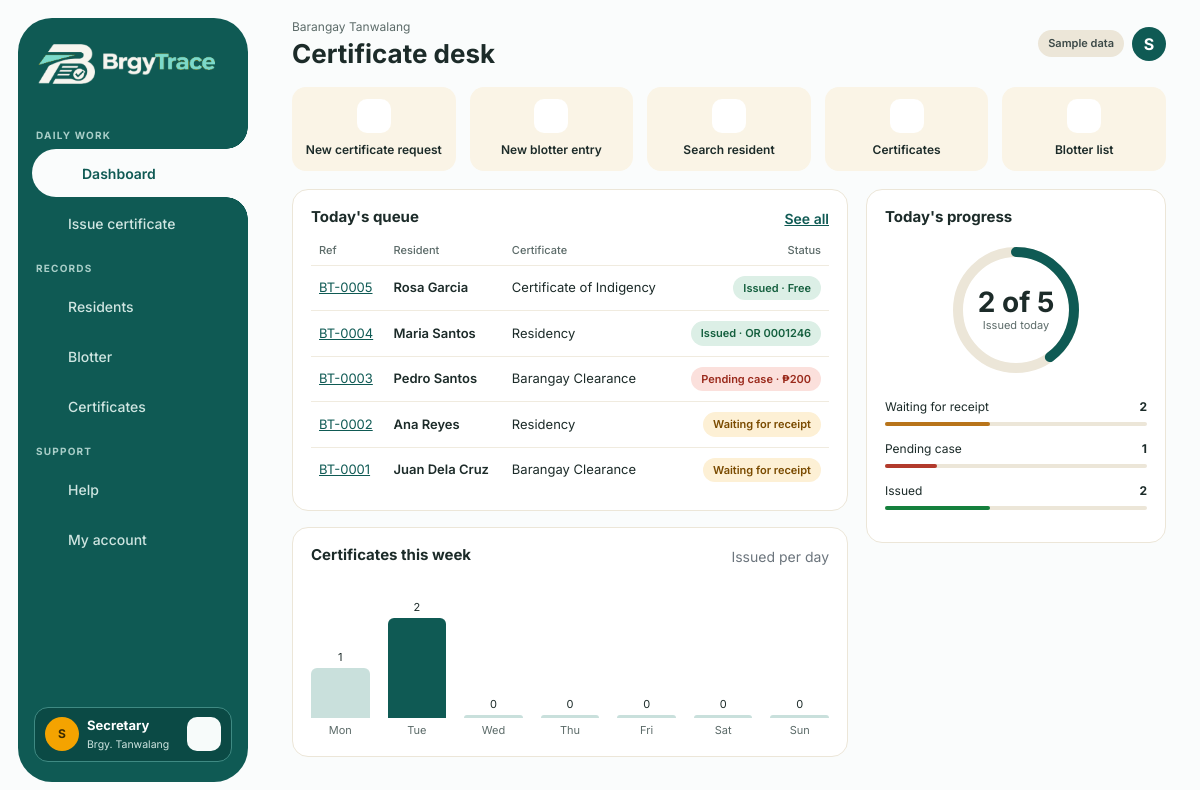
/dashboard.php (signed in), run on the app's committed database.
### tables this page shows
CREATE TABLE certificates (
  id INT AUTO_INCREMENT PRIMARY KEY,
  resident_id INT NOT NULL,
  cert_type VARCHAR(40) NOT NULL,
  template_id INT NULL,
  purpose VARCHAR(120) NOT NULL,
  fee DECIMAL(8,2) NOT NULL DEFAULT 0,
  has_pending_case TINYINT(1) NOT NULL DEFAULT 0,
  status ENUM('Waiting for receipt','Issued') NOT NULL DEFAULT 'Waiting for receipt',
  receipt_type ENUM('OR','Cash ticket') NULL,
  receipt_no VARCHAR(40) NULL UNIQUE,    
  receipt_date DATE NULL,
  created_by INT NULL,
  created_at DATETIME NOT NULL,
  issued_at DATETIME NULL,
  printed_at DATETIME NULL,
  INDEX (template_id),
  FOREIGN KEY (resident_id) REFERENCES residents(id),
  CONSTRAINT fk_certificates_template_id FOREIGN KEY (template_id) REFERENCES certificate_templates(id) ON DELETE RESTRICT
);

CREATE TABLE residents (
  id INT AUTO_INCREMENT PRIMARY KEY,
  last_name VARCHAR(60) NOT NULL,
  first_name VARCHAR(60) NOT NULL,
  middle_name VARCHAR(60) NULL,
  suffix VARCHAR(10) NULL,
  birthdate DATE NOT NULL,
  sex ENUM('Male','Female') NOT NULL,
  civil_status ENUM('Single','Married','Widowed','Separated') NOT NULL DEFAULT 'Single',
  purok VARCHAR(40) NOT NULL,
  address VARCHAR(150) NULL,
  contact VARCHAR(30) NULL,
  created_at DATETIME NOT NULL,
  INDEX (last_name, first_name)
);

### dashboard.php (the view, shortened to what the rows shown need)
<?php
require_once __DIR__ . '/includes/auth.php';
$user = current_user();
$isAdmin = $user['role'] === 'admin';
if ($isAdmin) {
    $activeUserCount = (int)$pdo->query('SELECT COUNT(*) FROM users WHERE locked_until IS NULL OR locked_until <= NOW()')->fetchColumn();
    $auditCount = (int)$pdo->query('SELECT COUNT(*) FROM audit_log')->fetchColumn();
    $activeAdmins = (int)$pdo->query("SELECT COUNT(*) FROM users WHERE role = 'admin'")->fetchColumn();
    $todayStart = date('Y-m-d 00:00:00');
    $tomorrowStart = date('Y-m-d 00:00:00', strtotime('+1 day'));
    $signInsTodayStmt = $pdo->prepare(
        "SELECT COUNT(*) FROM audit_log
         WHERE action = 'Signed in' AND created_at >= ? AND created_at < ?"
    );
    $signInsTodayStmt->execute([$todayStart, $tomorrowStart]);
    $signInsToday = (int)$signInsTodayStmt->fetchColumn();
    $failedSignInsTodayStmt = $pdo->prepare(
        "SELECT COUNT(*) FROM audit_log
         WHERE action = 'Failed sign-in' AND created_at >= ? AND created_at < ?"
    );
    $failedSignInsTodayStmt->execute([$todayStart, $tomorrowStart]);
    $failedSignInsToday = (int)$failedSignInsTodayStmt->fetchColumn();
    $recentSignInsStmt = $pdo->query(
        "SELECT a.created_at,
                COALESCE(NULLIF(u.full_name, ''), u.username, 'Unknown') AS actor
         FROM audit_log a
         LEFT JOIN users u ON u.id = a.user_id
         WHERE a.action = 'Signed in'
         ORDER BY a.created_at DESC, a.id DESC
         LIMIT 5"
    );
    $recentSignIns = $recentSignInsStmt->fetchAll();
    $weekStart = new DateTimeImmutable('monday this week');
    $weekEnd = $weekStart->modify('+7 days');
    $signInWeekStmt = $pdo->prepare(
        "SELECT DATE(created_at) AS activity_day, COUNT(*) AS total
         FROM audit_log
         WHERE action = 'Signed in' AND created_at >= ? AND created_at < ?
         GROUP BY DATE(created_at)"
    );
    $signInWeekStmt->execute([$weekStart->format('Y-m-d H:i:s'), $weekEnd->format('Y-m-d H:i:s')]);
    $signInCounts = [];
    foreach ($signInWeekStmt->fetchAll() as $row) {
        $signInCounts[$row['activity_day']] = (int)$row['total'];
    }
    $weekDays = [];
    $maxSignIns = 0;
    for ($dayOffset = 0; $dayOffset < 7; $dayOffset++) {
        $day = $weekStart->modify("+{$dayOffset} days");
        $dayKey = $day->format('Y-m-d');
        $signIns = $signInCounts[$dayKey] ?? 0;
        $weekDays[] = [
            'date' => $dayKey,
            'label' => $day->format('D'),
            'sign_ins' => $signIns,
        ];
        $maxSignIns = max($maxSignIns, $signIns);
    }
    $maxSignIns = max(1, $maxSignIns);
    $maxAttempts = max(3, min(10, (int)app_setting($pdo, 'max_failed_logins', (string)MAX_FAILED_LOGINS)));
    $lockMinutes = max(1, min(60, (int)app_setting($pdo, 'lock_minutes', (string)LOCK_MINUTES)));
    $systemChecks = [
        ['label' => 'Database connection', 'ok' => true, 'status' => 'Connected'],
        ['label' => 'Audit log', 'ok' => true, 'status' => $auditCount > 0 ? 'Recording' : 'Ready'],
        ['label' => 'Active administrator', 'ok' => $activeAdmins > 0, 'status' => $activeAdmins > 0 ? 'Enabled' : 'Missing'],
        ['label' => 'Login protection', 'ok' => $maxAttempts >= 3 && $lockMinutes >= 1, 'status' => 'Enabled'],
    ];
    $checksPassed = count(array_filter($systemChecks, static fn(array $check): bool => $check['ok']));
    $checksPercent = (int)round($checksPassed / count($systemChecks) * 100);
} else {
    $today = date('Y-m-d');
    $st = $pdo->prepare('SELECT c.*, r.first_name, r.middle_name, r.last_name, r.suffix
                         FROM certificates c JOIN residents r ON r.id = c.resident_id
                         WHERE DATE(c.created_at) = ? OR DATE(c.issued_at) = ? ORDER BY c.id DESC LIMIT 5');
    $st->execute([$today, $today]);
    $queue = $st->fetchAll();
    $st = $pdo->prepare('SELECT status, has_pending_case, COUNT(*) n FROM certificates WHERE DATE(created_at) = ? GROUP BY status, has_pending_case');
    $st->execute([$today]);
    $cnt = ['waiting' => 0, 'pending' => 0, 'issued' => 0];
    foreach ($st->fetchAll() as $row) {
        if ($row['status'] === 'Issued') { $cnt['issued'] += $row['n']; }
        elseif ($row['has_pending_case']) { $cnt['pending'] += $row['n']; }
        else { $cnt['waiting'] += $row['n']; }
    }
    $total = array_sum($cnt);
    $monday = date('Y-m-d', strtotime('monday this week'));
    $week = array_fill(0, 7, 0);
    $st = $pdo->prepare('SELECT DATE(issued_at) d, COUNT(*) n FROM certificates WHERE status = "Issued" AND DATE(issued_at) BETWEEN ? AND ? GROUP BY DATE(issued_at)');
    $st->execute([$monday, date('Y-m-d', strtotime($monday . ' +6 days'))]);
    foreach ($st->fetchAll() as $row) { $week[(int)((strtotime($row['d']) - strtotime($monday)) / 86400)] = (int)$row['n']; }
    $max = max(1, max($week));
    $todayIdx = (int)date('N') - 1;
    $days = ['Mon','Tue','Wed','Thu','Fri','Sat','Sun'];
}
include __DIR__ . '/includes/layout_top.php';
?>
<?php if ($isAdmin): ?>
<div class="admin-overview">
  <section class="admin-overview-stats" aria-label="System statistics">
    <?php
      $lastBackup = app_setting($pdo, 'backup_last_run', '');
      $lastBackupTimestamp = $lastBackup !== '' ? strtotime($lastBackup) : false;
      $lastBackupValue = $lastBackupTimestamp !== false ? date('M j, Y', $lastBackupTimestamp) : 'Not yet run';
      $lastBackupNote = $lastBackupTimestamp !== false ? 'Completed at ' . date('g:i A', $lastBackupTimestamp) : 'Not yet run';
    ?>
    <article class="admin-overview-card">
      <span>Last backup</span>
      <strong><?= e($lastBackupValue) ?></strong>
      <small class="<?= $lastBackupTimestamp !== false ? 'is-good' : 'is-warning' ?>"><?= e($lastBackupNote) ?></small>
    </article>
    <article class="admin-overview-card">
      <span>Active users</span>
      <strong><?= number_format($activeUserCount) ?></strong>
      <small>Across all roles</small>
    </article>
    <article class="admin-overview-card">
      <span>Sign-ins today</span>
      <strong><?= number_format($signInsToday) ?></strong>
      <small>From the audit log</small>
    </article>
    <article class="admin-overview-card">
      <span>Failed sign-ins today</span>
      <strong><?= number_format($failedSignInsToday) ?></strong>
      <small class="<?= $failedSignInsToday > 0 ? 'is-warning' : 'is-good' ?>"><?= $failedSignInsToday > 0 ? 'Review activity' : 'No failed sign-ins' ?></small>
    </article>
  </section>
  <div class="admin-overview-columns">
    <div class="admin-overview-primary">
      <section class="admin-overview-panel" aria-labelledby="admin-signins-title">
        <div class="admin-overview-panel-heading">
          <h2 id="admin-signins-title">Recent sign-ins</h2>
          <a href="audit.php">Open the audit log</a>
        </div>
        <div class="table-responsive">
          <table class="table-b admin-overview-table">
            <thead><tr><th>Time</th><th>User</th><th>Result</th></tr></thead>
            <tbody>
            <?php foreach ($recentSignIns as $signIn): ?>
              <tr>
                <td><?= e(date('g:i A', strtotime($signIn['created_at']))) ?></td>
                <td><?= e($signIn['actor']) ?></td>
                <td><span class="admin-overview-status is-good">Success</span></td>
              </tr>
            <?php endforeach; if (!$recentSignIns): ?>
              <tr><td colspan="3" class="text-center text-secondary py-4">No sign-in activity recorded.</td></tr>
            <?php endif; ?>
            </tbody>
          </table>
        </div>
      </section>
      <section class="admin-overview-panel" aria-labelledby="admin-weekly-title">
        <div class="admin-overview-panel-heading">
          <h2 id="admin-weekly-title">Sign-ins this week</h2>
          <span>Successful sign-ins per day</span>
        </div>
        <div class="admin-overview-chart" role="img" aria-label="Successful sign-ins per day this week">
          <?php foreach ($weekDays as $day): ?>
            <?php $barHeight = $day['sign_ins'] > 0 ? ($day['sign_ins'] / $maxSignIns * 100) : 0; ?>
            <div class="admin-overview-chart-day <?= $day['date'] === date('Y-m-d') ? 'is-today' : '' ?>">
              <span><?= $day['sign_ins'] ?></span>
              <div><i style="height: <?= $barHeight ?>%"></i></div>
              <small><?= e($day['label']) ?></small>
            </div>
          <?php endforeach; ?>
        </div>
      </section>
    </div>
    <aside class="admin-overview-panel admin-overview-checks" aria-labelledby="admin-checks-title">
      <div class="admin-overview-panel-heading">
        <h2 id="admin-checks-title">System checks</h2>
      </div>
      <div class="admin-overview-ring" style="--checks-progress: <?= $checksPercent ?>%">
        <div><strong><?= $checksPassed ?> of <?= count($systemChecks) ?></strong><span>checks OK</span></div>
      </div>
      <ul>
        <?php foreach ($systemChecks as $check): ?>
          <li>
            <span><?= e($check['label']) ?></span>
            <span class="admin-overview-status <?= $check['ok'] ? 'is-good' : 'is-warning' ?>"><?= e($check['status']) ?></span>
          </li>
        <?php endforeach; ?>
      </ul>
    </aside>
  </div>
</div>
<?php else: ?>
<section class="dash-grid">
  <div class="d-flex flex-column gap-3">
    <div class="card-box">
      <div class="d-flex justify-content-between"><h2>Today's queue</h2><a href="certificates.php" class="small fw-semibold">See all</a></div>
      <table class="table-b">
        <thead><tr><th>Ref</th><th>Resident</th><th>Certificate</th><th>Status</th></tr></thead>
        <tbody>
        <?php foreach ($queue as $c): ?>
          <tr>
            <td><a href="<?= $c['status'] === 'Issued' ? 'print.php' : 'receipt.php' ?>?id=<?= (int)$c['id'] ?>"><?= e(ref_no($c['id'])) ?></a></td>
            <td class="fw-semibold"><?= e($c['first_name'] . ' ' . $c['last_name']) ?></td>
            <td><?= e($c['cert_type']) ?></td>
            <td><?= status_pill($c) ?></td>
          </tr>
        <?php endforeach; if (!$queue): ?>
          <tr><td colspan="4" class="text-center text-secondary py-4">Nothing in the queue today.</td></tr>
        <?php endif; ?>
        </tbody>
      </table>
    </div>
    <div class="card-box">
      <div class="d-flex justify-content-between"><h2>Certificates this week</h2><span class="small text-secondary">Issued per day</span></div>
      <div class="chart">
        <?php foreach ($week as $i => $n): ?>
          <div class="<?= $i === $todayIdx ? 'today' : '' ?>"><?= $n ?><i style="height:<?= max(3, round($n / $max * 100)) ?>px"></i><span><?= $days[$i] ?></span></div>
        <?php endforeach; ?>
      </div>
    </div>
  </div>
  <div class="card-box">
    <h2>Today's progress</h2>
    <?php foreach ([['Waiting for receipt','waiting','#b8741a'],['Pending case','pending','#b23a2c'],['Issued','issued','#15803d']] as [$label,$k,$color]): ?>
      <div class="bar-row"><span><?= $label ?></span><b><?= $cnt[$k] ?></b></div>
      <div class="bar-track"><i style="width:<?= $total ? round($cnt[$k] / $total * 100) : 0 ?>%;background:<?= $color ?>"></i></div>
    <?php endforeach; ?>
  </div>
</section>
<?php endif; ?>
<?php include __DIR__ . '/includes/layout_bottom.php'; ?>

### includes/auth.php (shortened to what the rows shown need)
<?php
require_once __DIR__ . '/db.php';
function e($v) { return htmlspecialchars((string)$v, ENT_QUOTES, 'UTF-8'); }
function current_user() { return $_SESSION['user'] ?? null; }
function app_setting(PDO $pdo, string $key, string $default): string {
    $st = $pdo->prepare('SELECT setting_value FROM app_settings WHERE setting_key = ?');
    $st->execute([$key]);
    $value = $st->fetchColumn();
    return $value === false ? $default : (string)$value;
}
function ref_no($id) {
    global $pdo;
    static $prefix = null;
    static $digits = null;
    if ($prefix === null || $digits === null) {
        $prefix = strtoupper(preg_replace('/[^A-Z0-9-]/', '', app_setting($pdo, 'certificate_prefix', 'BT')));
        $digits = max(4, min(8, (int)app_setting($pdo, 'certificate_digits', '4')));
    }
    return $prefix . '-' . str_pad((string)$id, $digits, '0', STR_PAD_LEFT);
}
function status_pill($c) {
    if ($c['status'] === 'Issued') {
        $label = $c['receipt_no'] ? ($c['receipt_type'] === 'OR' ? 'OR ' . $c['receipt_no'] : $c['receipt_no']) : 'Free';
        return '<span class="pill pill-green">Issued · ' . e($label) . '</span>';
    }
    if ($c['has_pending_case']) { return '<span class="pill pill-red">Pending case · ₱' . number_format($c['fee']) . '</span>'; }
    return '<span class="pill pill-amber">Waiting for receipt</span>';
}

### data on the page
certificates: id "BT-0005", resident.last_name "Rosa Garcia", cert_type "Certificate of Indigency", receipt_no "Free"
certificates: id "BT-0004", resident.last_name "Maria Santos", cert_type "Residency", label "OR 0001246"
certificates: id "BT-0003", resident.last_name "Pedro Santos", cert_type "Barangay Clearance", fee "200"
certificates: id "BT-0002", resident.last_name "Ana Reyes", cert_type "Residency", created_by "1", resident "2", has_pending_case "0", label "Pending case"
certificates: id "BT-0001", resident.last_name "Juan Dela Cruz", cert_type "Barangay Clearance"

### other printed values
$n[1] "DAILY WORK"
$n[1] "Dashboard"
$n[1] "Issue certificate"
$n[1] "RECORDS"
$n[1] "Residents"
$n[1] "Blotter"
$n[1] "Certificates"
$n[1] "SUPPORT"
$n[1] "Help"
$n[1] "My account"
$user['full_name'][0] "S"
$user['full_name'] "Secretary"
$barangayName "Tanwalang"
$page_sub "Barangay Tanwalang"
$page_title "Certificate desk"
